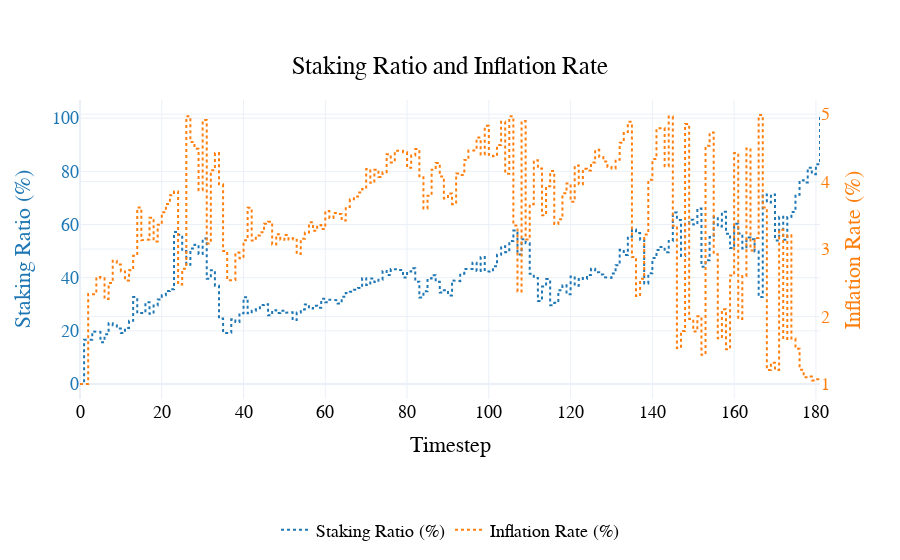

The cell this chart's notebook holds for it:
### Code cell
fig= visualizations.plot_staking_ratio_inflation_rate(
    df
)
pio.show(fig)

### Figure 1 — Plotly figure (JSON) as saved in the notebook; plotly's stock layout.template omitted (floating-point values rounded to 4 significant figures; data arrays with more than 128 entries replaced by an {"elided": "..."} marker saying what was removed)
{"data": [{"line": {"color": "#1f77b4", "dash": "dot"}, "name": "Staking Ratio (%)", "type": "scatter", "x": {"elided": "1268 int values"}, "y": {"elided": "1268 float values"}, "yaxis": "y"}, {"line": {"color": "#ff7f0e", "dash": "dot"}, "name": "Inflation Rate (%)", "type": "scatter", "x": {"elided": "1268 int values"}, "y": {"elided": "1268 float values"}, "yaxis": "y2"}], "layout": {"font": {"color": "black", "family": "Arial", "size": 18}, "hovermode": "x unified", "legend": {"orientation": "h", "x": 0.5, "xanchor": "center", "y": -0.5, "yanchor": "bottom"}, "paper_bgcolor": "rgba(255, 255, 255, 1)", "plot_bgcolor": "rgba(255, 255, 255, 1)", "title": {"text": "Staking Ratio and Inflation Rate", "x": 0.5, "xanchor": "center", "y": 0.9, "yanchor": "top"}, "xaxis": {"title": {"text": "Timestep"}}, "yaxis": {"tickfont": {"color": "#1f77b4"}, "title": {"font": {"color": "#1f77b4"}, "text": "Staking Ratio (%)"}}, "yaxis2": {"overlaying": "y", "side": "right", "tickfont": {"color": "#ff7f0e"}, "title": {"font": {"color": "#ff7f0e"}, "text": "Inflation Rate (%)"}}}}
